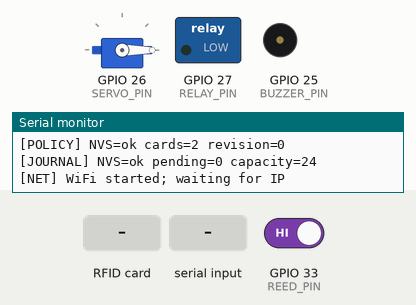
A program run on a simulated ESP32. On the bench: servo, switched loads named in the program (green lamp = pin HIGH), buzzer (waves = sounding), the last lines printed to the serial monitor. The test bench sets the inputs (shaded band); at power-on: GPIO 33 (REED_PIN) HIGH. WiFi joins after 1.5 s; servers stay silent unless stated; the local clock reads 2024-03-15 10:24:30 at power-on unless the program sets it; random numbers use the default seed unless the program sets one; EEPROM starts erased; no MQTT or app messages arrive unless stated.

Above: at 1.2 s.
1.3 s: GPIO 33 (REED_PIN) driven LOW
At 2.09 s:
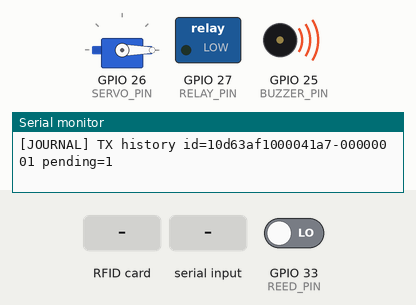
4.3 s: RFID card 01 02 03 04 held to the reader
At 5.7 s:
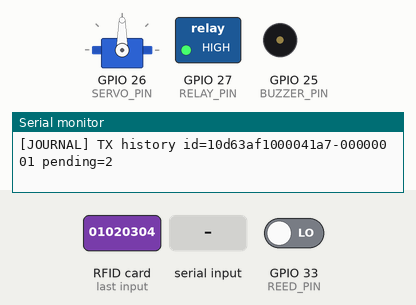
6.0 s: "unlock\n" received over Serial
At 7.4 s:
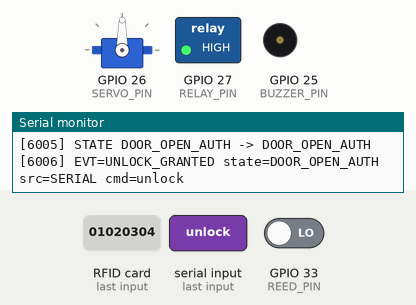
9.1 s: RFID card 11 22 33 44 held to the reader
At 10.3 s:
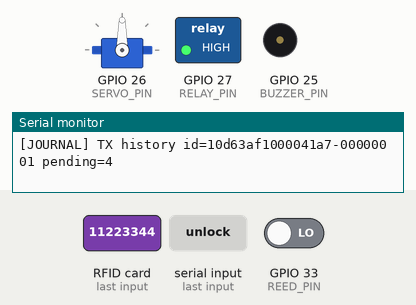
Timing chart, 0 to 12.1 s (numbered marks = the images above; inputs shaded):
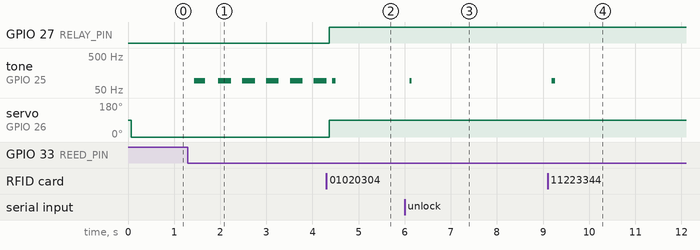

The program:

main.cpp
```cpp
// ============================================================
// DE TAI 8 - KHOA CUA RFID | TUAN 4 - FIRMWARE V3.0
// Local door logic inherited from week 3; MQTT worker added in week 4.
// Non-blocking state machine (millis), debounce, whitelist, lockout,
// event log co cau truc, cong nhan lenh (Serial hien tai -> MQTT tuan 4)
// ============================================================
#include <Arduino.h>
#include <SPI.h>
#include <MFRC522.h>
#include <ESP32Servo.h>
#include <strings.h>
#include "network_bridge.h"
#include "access_policy.h"

// ============================================================
// KHOI A1 - PHAN CUNG (giu nguyen tu Tuan 2)
// ============================================================
constexpr uint8_t RC522_SS_PIN  = 5;
constexpr uint8_t RC522_RST_PIN = 21;
constexpr uint8_t REED_PIN      = 33;
constexpr uint8_t RELAY_PIN     = 27;
constexpr uint8_t SERVO_PIN     = 26;
constexpr uint8_t BUZZER_PIN    = 25;

// Muc logic (doi 1 cho neu diagram.json/phan cung thay doi)
constexpr uint8_t RELAY_ON_LEVEL  = HIGH;  // muc IN lam relay "bat" (xem muc kiem tra relay)
constexpr uint8_t DOOR_OPEN_LEVEL = LOW;   // slide switch: LOW = cua mo
constexpr int SERVO_LOCKED_DEG    = 0;
constexpr int SERVO_UNLOCKED_DEG  = 90;

// ============================================================
// KHOI A2 - THONG SO THRESHOLD / TIMER (gia tri khoi diem - se tinh chinh khi test)
// ============================================================
namespace Cfg {
  constexpr unsigned long DOOR_DEBOUNCE_MS   = 50;     // loc nhieu switch cua
  constexpr unsigned long RFID_POLL_MS       = 100;    // chu ky hoi RC522
  constexpr unsigned long CARD_COOLDOWN_MS   = 1500;   // bo qua doc lap lai cung 1 the
  constexpr unsigned long UNLOCK_WINDOW_MS   = 5000;   // thoi gian cho mo cua sau khi mo khoa
  constexpr unsigned long RELOCK_DELAY_MS    = 5000;   // cua dong on dinh bao lau thi khoa lai
  constexpr unsigned long LEFT_OPEN_MS       = 15000;  // cua mo hop le qua lau -> nhac nho
  constexpr unsigned long ALARM_MAX_SOUND_MS = 10000;  // toi da thoi gian coi bao dong keu
  constexpr uint8_t       FAIL_LIMIT         = 3;      // so lan quet sai lien tiep de khoa tam
  constexpr unsigned long FAIL_WINDOW_MS     = 30000;  // qua ngan nay khong sai -> dem lai tu 0
  constexpr unsigned long LOCKOUT_MS         = 10000;  // thoi gian khoa tam RFID
  constexpr bool          ALARM_LATCHED      = false;  // true: bao dong giu den khi the/lenh hop le
}

// ============================================================
// KHOI A3 - DANH SACH THE HOP LE (whitelist)
// ============================================================
// Default Blue/Green and saved rights are owned by AccessPolicy/NVS.

// ============================================================
// KHOI A4 - KIEU DU LIEU + BIEN TRANG THAI
// ============================================================
enum class LockState : uint8_t { LOCKED, UNLOCKED_WAIT_OPEN, DOOR_OPEN_AUTH, ALARM };
enum class Source    : uint8_t { RFID, SERIAL_TEST, REMOTE };

struct BeepPattern { uint16_t onMs; uint16_t offMs; uint8_t repeat; };  // repeat 0 = vo han
constexpr BeepPattern PAT_OK       {120,    0, 1};
constexpr BeepPattern PAT_DENIED   {120,  120, 2};
constexpr BeepPattern PAT_LOCKOUT  {600,    0, 1};
constexpr BeepPattern PAT_LEFTOPEN {100, 1900, 0};
constexpr BeepPattern PAT_ALARM    {300,  200, 0};

MFRC522 rfid(RC522_SS_PIN, RC522_RST_PIN);
Servo lockServo;

LockState state = LockState::LOCKED;
unsigned long stateSince = 0;

bool doorRaw = false, doorStable = false;          // false = dong, true = mo
unsigned long doorRawChangedAt = 0, doorStableSince = 0;

uint8_t failCount = 0;
unsigned long lastFailAt = 0;
bool lockoutActive = false;
unsigned long lockoutStart = 0;

byte lastUid[10];
byte lastUidSize = 0;
unsigned long lastCardAt = 0;
bool haveLastCard = false;
unsigned long lastRfidPoll = 0;

bool alarmMuted = false;
bool leftOpenWarned = false;

const BeepPattern* bzPattern = nullptr;
uint8_t bzCount = 0;
bool bzPhaseOn = false, bzLevel = false;
unsigned long bzPhaseStart = 0, bzLastToggleUs = 0;

unsigned long loopMaxUs = 0;

// ============================================================
// KHOI B - TIEN ICH: thoi gian, log su kien, UID
// ============================================================
// An toan khi millis() tran so (~50 ngay): luon tru, khong cong
inline bool elapsed(unsigned long now, unsigned long since, unsigned long ms) {
  return (now - since) >= ms;
}

const char* stateName(LockState s) {
  switch (s) {
    case LockState::LOCKED:             return "LOCKED";
    case LockState::UNLOCKED_WAIT_OPEN: return "UNLOCKED_WAIT_OPEN";
    case LockState::DOOR_OPEN_AUTH:     return "DOOR_OPEN_AUTH";
    case LockState::ALARM:              return "ALARM";
  }
  return "?";
}

// DIEM DUY NHAT phat su kien. Tuan 4: them 1 dong publish MQTT o day.
void logEvent(const char* evt, const char* detail = "") {
  Serial.printf("[%lu] EVT=%s state=%s %s\r\n", millis(), evt, stateName(state), detail);
  networkEvent(evt, stateName(state), detail);
}

void uidToString(const byte* uid, byte size, char* out, size_t outLen) {
  size_t pos = 0;
  out[0] = '\0';
  for (byte i = 0; i < size && pos + 2 < outLen; i++) {
    pos += snprintf(out + pos, outLen - pos, "%02X", uid[i]);
  }
}


// ============================================================
// KHOI C - BUZZER KHONG CHAN (mau beep, khong dung delay)
// ============================================================
void buzzerStop() {
  bzPattern = nullptr;
  bzLevel = false;
  digitalWrite(BUZZER_PIN, LOW);
}

void buzzerPlay(const BeepPattern& p) {
  bzPattern = &p;
  bzCount = 0;
  bzPhaseOn = true;
  bzLevel = false;
  bzPhaseStart = millis();
  bzLastToggleUs = micros();
}

void buzzerUpdate() {
  if (bzPattern == nullptr) return;
  unsigned long nowMs = millis();
  unsigned long phaseLen = bzPhaseOn ? bzPattern->onMs : bzPattern->offMs;

  if (elapsed(nowMs, bzPhaseStart, phaseLen)) {
    bzPhaseStart = nowMs;
    if (bzPhaseOn) {
      bzPhaseOn = false;
      bzLevel = false;
      digitalWrite(BUZZER_PIN, LOW);
    } else {
      bzCount++;
      if (bzPattern->repeat != 0 && bzCount >= bzPattern->repeat) {
        buzzerStop();
        return;
      }
      bzPhaseOn = true;
    }
    return;
  }

  if (bzPhaseOn) {                               // song vuong ~1 kHz bang micros()
    unsigned long nowUs = micros();
    if (nowUs - bzLastToggleUs >= 500) {
      bzLastToggleUs = nowUs;
      bzLevel = !bzLevel;
      digitalWrite(BUZZER_PIN, bzLevel ? HIGH : LOW);
    }
  }
}

// ============================================================
// KHOI D - ACTUATOR + CUA (debounce)
// ============================================================
void setLock(bool unlocked) {
  digitalWrite(RELAY_PIN, unlocked ? RELAY_ON_LEVEL : (RELAY_ON_LEVEL == HIGH ? LOW : HIGH));
  lockServo.write(unlocked ? SERVO_UNLOCKED_DEG : SERVO_LOCKED_DEG);
}

// Tra ve true dung 1 lan khi trang thai cua ON DINH doi (da qua debounce)
bool doorUpdate(unsigned long now) {
  bool raw = (digitalRead(REED_PIN) == DOOR_OPEN_LEVEL);
  if (raw != doorRaw) {
    doorRaw = raw;
    doorRawChangedAt = now;
  }
  if (doorRaw != doorStable && elapsed(now, doorRawChangedAt, Cfg::DOOR_DEBOUNCE_MS)) {
    doorStable = doorRaw;
    doorStableSince = now;
    return true;
  }
  return false;
}

// ============================================================
// KHOI E - STATE MACHINE
// ============================================================
void enterState(LockState s, unsigned long now) {
  Serial.printf("[%lu] STATE %s -> %s\r\n", now, stateName(state), stateName(s));
  state = s;
  stateSince = now;
  switch (s) {
    case LockState::LOCKED:             setLock(false); buzzerStop(); break;
    case LockState::UNLOCKED_WAIT_OPEN: setLock(true);  buzzerStop(); break;
    case LockState::DOOR_OPEN_AUTH:     setLock(true);  buzzerStop(); leftOpenWarned = false; break;
    case LockState::ALARM:              setLock(false); alarmMuted = false; buzzerPlay(PAT_ALARM); break;
  }
}

// CONG VAO DUY NHAT de mo khoa: RFID, Serial (Tuan 3), MQTT/Telegram/Voice (Tuan 4+)
void requestUnlock(Source src, const char* detail) {
  unsigned long now = millis();
  const char* srcName = (src == Source::RFID) ? "RFID" : (src == Source::SERIAL_TEST ? "SERIAL" : "REMOTE");
  char msg[160];
  snprintf(msg, sizeof(msg), "src=%s %s", srcName, detail);
  if (src == Source::RFID) failCount = 0;
  enterState(doorStable ? LockState::DOOR_OPEN_AUTH : LockState::UNLOCKED_WAIT_OPEN, now);
  buzzerPlay(PAT_OK);
  logEvent("UNLOCK_GRANTED", msg);
}

void handleCard(const byte* uid, byte size, unsigned long now) {
  bool repeat = haveLastCard && size == lastUidSize && memcmp(uid, lastUid, size) == 0 &&
                !elapsed(now, lastCardAt, Cfg::CARD_COOLDOWN_MS);
  lastCardAt = now;                       // the con nam tren dau doc -> keo dai cooldown
  if (repeat) return;

  if (size > sizeof(lastUid)) size = sizeof(lastUid);
  memcpy(lastUid, uid, size);
  lastUidSize = size;
  haveLastCard = true;

  char uidStr[24];
  uidToString(uid, size, uidStr, sizeof(uidStr));
  char msg[128];

  if (lockoutActive) {
    snprintf(msg, sizeof(msg), "uid=%s", uidStr);
    logEvent("CARD_IGNORED_LOCKOUT", msg);
    return;
  }

  const auto decision=AccessPolicy::authorize(uidStr,time(nullptr));
  if (decision.allowed) {
    snprintf(msg, sizeof(msg), "uid=%s name=%s", uidStr, decision.card->name);
    requestUnlock(Source::RFID, msg);
    return;
  }

  if (elapsed(now, lastFailAt, Cfg::FAIL_WINDOW_MS)) failCount = 0;
  failCount++;
  lastFailAt = now;
  snprintf(msg, sizeof(msg), "uid=%s reason=%s fail=%u/%u", uidStr, decision.reason, failCount, Cfg::FAIL_LIMIT);
  logEvent("CARD_DENIED", msg);
  if (state != LockState::ALARM) buzzerPlay(PAT_DENIED);

  if (failCount >= Cfg::FAIL_LIMIT) {
    lockoutActive = true;
    lockoutStart = now;
    failCount = 0;
    logEvent("LOCKOUT_START", "too many invalid cards");
    if (state != LockState::ALARM) buzzerPlay(PAT_LOCKOUT);
  }
}

void lockoutUpdate(unsigned long now) {
  if (lockoutActive && elapsed(now, lockoutStart, Cfg::LOCKOUT_MS)) {
    lockoutActive = false;
    logEvent("LOCKOUT_END");
  }
}

void fsmUpdate(unsigned long now, bool doorChanged) {
  switch (state) {

    case LockState::LOCKED:
      if (doorChanged && doorStable) {                    // cua mo khi chua duoc phep
        enterState(LockState::ALARM, now);
        logEvent("DOOR_FORCED", "door opened without authorization");
      }
      break;

    case LockState::UNLOCKED_WAIT_OPEN:
      if (doorChanged && doorStable) {
        enterState(LockState::DOOR_OPEN_AUTH, now);
        logEvent("DOOR_OPENED", "authorized");
      } else if (!doorStable && elapsed(now, stateSince, Cfg::UNLOCK_WINDOW_MS)) {
        enterState(LockState::LOCKED, now);
        logEvent("RELOCKED", "timeout no entry");
      }
      break;

    case LockState::DOOR_OPEN_AUTH:
      if (doorChanged && doorStable) {                    // mo lai trong luc chua khoa
        stateSince = now;
        leftOpenWarned = false;
        buzzerStop();
        logEvent("DOOR_REOPENED");
      }
      if (doorChanged && !doorStable) {
        buzzerStop();
        leftOpenWarned = false;
        logEvent("DOOR_CLOSED");
      }
      if (!doorStable && elapsed(now, doorStableSince, Cfg::RELOCK_DELAY_MS)) {
        enterState(LockState::LOCKED, now);
        logEvent("RELOCKED", "door closed");
      } else if (doorStable && !leftOpenWarned && elapsed(now, stateSince, Cfg::LEFT_OPEN_MS)) {
        leftOpenWarned = true;
        buzzerPlay(PAT_LEFTOPEN);
        logEvent("LEFT_OPEN_WARN", "door open too long");
      }
      break;

    case LockState::ALARM:
      if (doorChanged && !doorStable) logEvent("DOOR_CLOSED");
      if (!alarmMuted && elapsed(now, stateSince, Cfg::ALARM_MAX_SOUND_MS)) {
        buzzerStop();
        alarmMuted = true;
        logEvent("ALARM_MUTED", "max sound time reached");
      }
      if (!Cfg::ALARM_LATCHED && !doorStable && elapsed(now, doorStableSince, Cfg::RELOCK_DELAY_MS)) {
        enterState(LockState::LOCKED, now);
        logEvent("ALARM_CLEARED", "door closed");
      }
      break;
  }
}

// ============================================================
// KHOI F - RFID + LENH (Serial hien tai; Tuan 4 goi handleCommand tu MQTT callback)
// ============================================================
void rfidPoll(unsigned long now) {
  if (!elapsed(now, lastRfidPoll, Cfg::RFID_POLL_MS)) return;
  lastRfidPoll = now;
  if (!rfid.PICC_IsNewCardPresent()) return;
  if (!rfid.PICC_ReadCardSerial()) return;
  handleCard(rfid.uid.uidByte, rfid.uid.size, now);
  rfid.PICC_HaltA();
  rfid.PCD_StopCrypto1();
}

void printStatus() {
  Serial.printf("[%lu] STATUS state=%s door=%s lockout=%s fail=%u loopMaxUs=%lu\r\n",
                millis(), stateName(state), doorStable ? "OPEN" : "CLOSED",
                lockoutActive ? "YES" : "NO", failCount, loopMaxUs);
}

void handleCommand(const char* cmd, Source src) {
  if (strcasecmp(cmd, "unlock") == 0)         requestUnlock(src, "cmd=unlock");
  else if (strcasecmp(cmd, "status") == 0)    { printStatus(); networkReport(); }
  else if (strcasecmp(cmd, "resetstat") == 0) loopMaxUs = 0;
  else if (src == Source::SERIAL_TEST && strcasecmp(cmd, "netoff") == 0) networkPauseForTest(true);
  else if (src == Source::SERIAL_TEST && strcasecmp(cmd, "neton") == 0) networkPauseForTest(false);
  else if (src == Source::SERIAL_TEST && strcasecmp(cmd, "stateoff") == 0) networkPauseStateForTest(true);
  else if (src == Source::SERIAL_TEST && strcasecmp(cmd, "stateon") == 0) networkPauseStateForTest(false);
  else if (src == Source::SERIAL_TEST && strcasecmp(cmd, "reboot") == 0) { Serial.println("[TEST] Software reboot; saved journal survives"); ESP.restart(); }
  else if (src == Source::SERIAL_TEST && strcasecmp(cmd, "policytest") == 0) AccessPolicy::selfTest();
  else                                        logEvent("CMD_UNKNOWN", cmd);
}

void serialPoll() {
  static char buf[24];
  static uint8_t len = 0;
  while (Serial.available()) {
    char c = (char)Serial.read();
    if (c == '\r' || c == '\n') {
      if (len > 0) {
        buf[len] = '\0';
        handleCommand(buf, Source::SERIAL_TEST);
        len = 0;
      }
    } else if (len < sizeof(buf) - 1) {
      buf[len++] = c;
    }
  }
}

// ============================================================
// SETUP + LOOP
// ============================================================
void setup() {
  Serial.begin(115200);
  SPI.begin();
  rfid.PCD_Init();

  pinMode(REED_PIN, INPUT_PULLUP);
  pinMode(RELAY_PIN, OUTPUT);
  pinMode(BUZZER_PIN, OUTPUT);
  digitalWrite(BUZZER_PIN, LOW);
  lockServo.attach(SERVO_PIN);

  unsigned long now = millis();
  doorRaw = doorStable = (digitalRead(REED_PIN) == DOOR_OPEN_LEVEL);
  doorRawChangedAt = doorStableSince = now;

  state = LockState::LOCKED;
  stateSince = now;
  setLock(false);

  Serial.println("=== FW week 8: local FSM + MQTT worker, heartbeat 1s ===");
  if (doorStable) logEvent("BOOT_DOOR_OPEN", "door open at boot - no alarm until next open");
  printStatus();
  networkBegin();
}

void loop() {
  unsigned long t0 = micros();
  unsigned long now = millis();

  if(AccessPolicy::poll()){char detail[64];snprintf(detail,sizeof(detail),"revision=%llu",AccessPolicy::revision());logEvent("POLICY_APPLIED",detail);}
  bool doorChanged = doorUpdate(now);
  fsmUpdate(now, doorChanged);
  rfidPoll(now);
  serialPoll();
  lockoutUpdate(now);
  buzzerUpdate();

  char remoteAction[12];
  uint32_t remoteSequence = 0;
  if (networkCommand(remoteAction, sizeof(remoteAction), remoteSequence)) {
    handleCommand(remoteAction, Source::REMOTE);
    // Acknowledges firmware execution, NOT physical door opening.
    networkAck(remoteSequence, "executed", stateName(state));
  }
  static unsigned long snapshotAt = 0;
  if (elapsed(now, snapshotAt, 100)) {
    snapshotAt = now;
    networkSnapshot(stateName(state), doorStable, lockoutActive, loopMaxUs);
  }

  unsigned long dur = micros() - t0;
  if (dur > loopMaxUs) loopMaxUs = dur;
  // Yield between short FSM passes so idle polling does not saturate Wokwi.
  // loopMaxUs measures active work above, excluding this intentional sleep.
  delay(5);
}
```

access_policy.h
```cpp
#pragma once
#include <Arduino.h>
#include <ArduinoJson.h>
#include <time.h>
namespace AccessPolicy {
constexpr unsigned MaxCards=8;
struct Card {char uid[21];char name[49];bool enabled;uint8_t days;int16_t start,end;uint32_t validFrom,validUntil;};
struct Config {uint32_t magic;uint64_t revision;uint8_t count;Card cards[MaxCards];};
struct Decision {bool allowed;const char* reason;const Card* card;};
bool transportBegin();
void load(); // worker only: NVS and network view
const char* update(JsonVariantConst document); // nullptr on success
void writeJson(JsonDocument& document,const char* session);
bool poll(); // main loop only
Decision authorize(const char* uid,time_t now);
Decision evaluate(const Config& config,bool healthy,const char* uid,time_t now);
uint64_t revision();
bool healthy();
void selfTest(); // Serial-only, evaluates synthetic times without changing config
}
```

network_bridge.h
```cpp
#pragma once
#include <Arduino.h>
// All calls here are made by the firmware loop; only worker owns MQTT.
void networkBegin();
void networkEvent(const char* event, const char* state, const char* detail);
void networkSnapshot(const char* state, bool doorOpen, bool lockout, uint32_t loopMaxUs);
bool networkCommand(char* action, size_t capacity, uint32_t& sequence);
void networkAck(uint32_t sequence, const char* result, const char* state);
bool networkIsOnline();
void networkReport();
void networkPauseForTest(bool paused);
// Serial-only diagnostic: stop state while MQTT and local door logic keep running.
void networkPauseStateForTest(bool paused);
```

Source omitted: event_journal.h (2763 bytes), access_policy.cpp (7598 bytes), network_bridge.cpp (15135 bytes), network_config.h (700 bytes)

Measured:
- after the input at 1.3 s, tone on GPIO 25 (BUZZER_PIN): plays 95 Hz for 0.24 s, 95 Hz for 0.28 s, 95 Hz for 0.28 s, 95 Hz for 0.28 s, 94 Hz for 0.28 s, 95 Hz for 0.27 s, starting after 0.14 s
- after the input at 4.3 s, GPIO 27 (RELAY_PIN): LOW → HIGH after 0.06 s; servo on GPIO 26 (SERVO_PIN): 0° → 90° after 0.06 s
- after the input at 6.0 s, tone on GPIO 25 (BUZZER_PIN): silent → 95 Hz after 0.11 s, → silent 0.04 s later
- after the input at 9.1 s, tone on GPIO 25 (BUZZER_PIN): silent → 95 Hz after 0.09 s, → silent 0.08 s later
